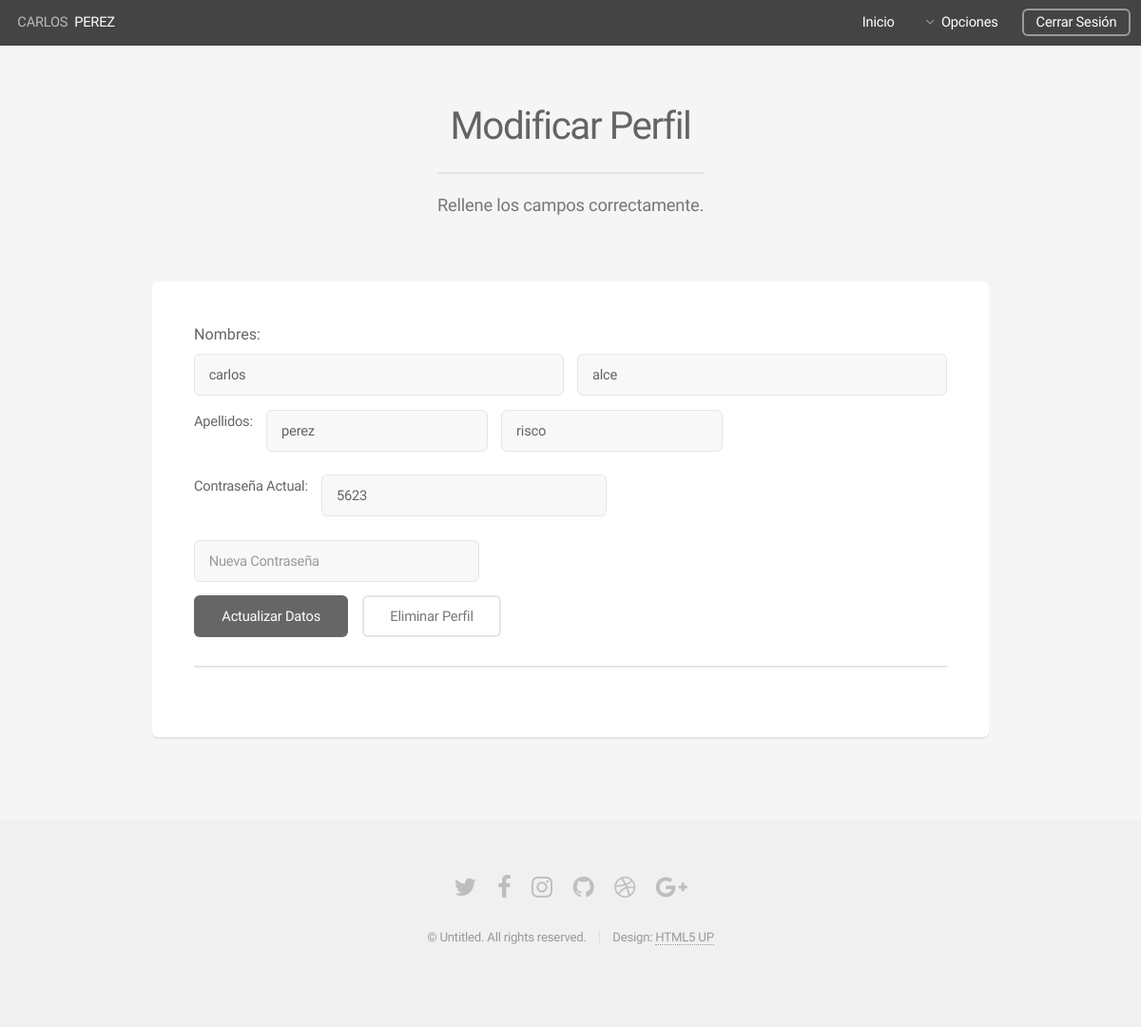
/modify_user.php (signed in), run on an earlier commit of the app's database.
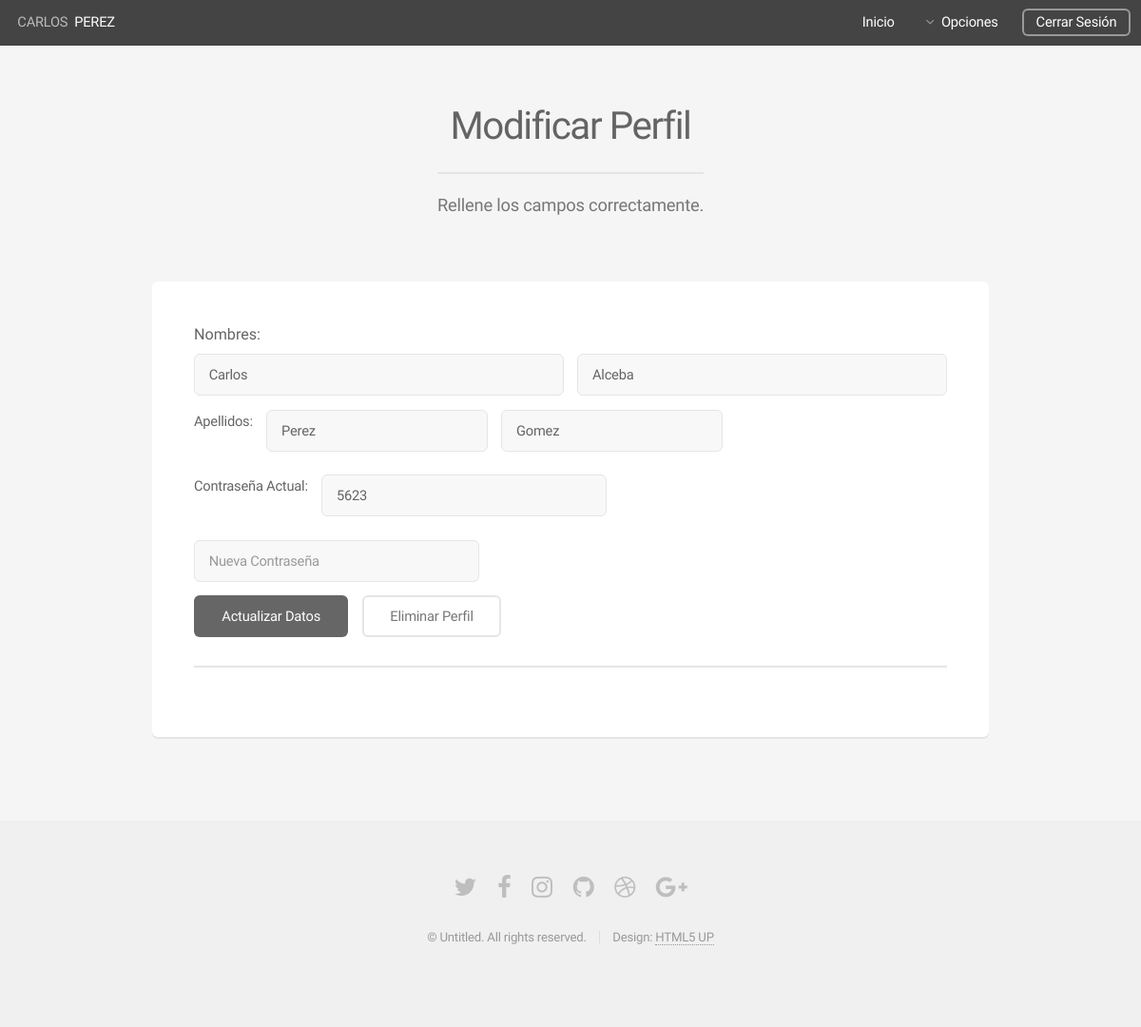
And on a later commit of the database.
### tables this page shows
CREATE TABLE `estudiantes` (
  `id` int(100) NOT NULL,
  `usuario` varchar(100) NOT NULL,
  `contrasenia` varchar(200) NOT NULL,
  `nombre` varchar(200) NOT NULL,
  `apellidos` varchar(200) DEFAULT NULL
);

### modify_user.php (the view, shortened to what this page needs)
<!DOCTYPE HTML>
<?php
$host_db = "localhost";
$user_db = "root";
$pass_db = "";
$db_name = "museo";
if(!empty($_SESSION['user'])){
	$conexion = new mysqli($host_db, $user_db,$pass_db, $db_name);
	$sql="SELECT * FROM estudiantes where usuario='".$_SESSION['user']."'";
	$result = $conexion->query($sql);
	$row = $result->fetch_assoc();
	$row_name =$row['nombre'];
	$row_last_name = $row['apellidos'];
	$oneName = explode(" ",$row_name);
	$oneLastName = explode(" ",$row_last_name);
	$row_password =  $row['contrasenia'];
}else{
}
?>
<html>
	<head>
		<link rel="stylesheet" href="assets/css/main.css" />
	</head>
	<body class="is-preload">
		<div id="page-wrapper">
				<header id="header">
				<?php
					if(!empty($_SESSION['firt_name'])){
						echo " <h1> ".strtoupper($_SESSION['firt_name'])." &nbsp<a href='#'>".strtoupper($_SESSION['f_last_name'])."</a></h1>";
					}else{
						echo"<h1><a href='#'>MUSEUM</a>GO</h1>";
					}
					?>
					<nav id="nav">
						<ul>
							<li><a href="my_student_profile.php">Inicio</a></li>
							<li>
								<a href="#" class="icon fa-angle-down">Opciones</a>
							</li>
							<li><a href="index_user.php" class="button">Cerrar Sesión</a></li>
						</ul>
					</nav>
				</header>
				<section id="main" class="container">
					<header>
						<h2>Modificar Perfil</h2>
						<p>Rellene los campos correctamente.</p>
					</header>
					<div class="row">
						<div class="col-12">
					<div class="row">
						<div class="col-12">
								<section class="box">
									<h4><b>Nombres:<b></h4>
									<form method="post" action="confirm_action.php">
										<div class="row gtr-uniform gtr-50">
											<div class="col-6 col-12-mobilep">
											<?php
												echo "<input type='text' name='first_name' id='name' value='".$oneName[0]."' />";
											?>
											</div>
											<div class="col-6 col-12-mobilep">
											<?php
												echo"<input type='text' name='second_name' id='second_name' value='".$oneName[1]."'  />";
											?>
											</div>
											<p><b>Apellidos:</b></p>
											<div class="row gtr-uniform gtr-50">
											<div class="col-6 col-12-mobilep">
											<?php
												echo "<input type='text' name='first_lastname' id='name' value='".$oneLastName[0]."' />";
											?>
											</div>
											<div class="col-6 col-12-mobilep">
											<?php
												echo"<input type='text' name='second_lastname' id='second_name' value='".$oneLastName[1]."'  />";
											?>
											</div>
											</div>
											<div class="row gtr-uniform gtr-50">
											<p><b>Contraseña Actual:</b></p>
												<div class="col-6 col-12-mobilep">
													<?php
													echo"<input type='text' name='current_pass' id='second_name' value='".$row_password."'  />";
													?>
												</div>
												<div class="col-6 col-12-mobilep">
												<?php
												echo"<input type='text' name='new_password' id='second_name' value=''  placeholder='Nueva Contraseña' />";
												?>
												</div>
											</div>
											<div class="col-12">
												<ul class="actions">
													<li><input type="submit" name="boton" id="actualiza" value="Actualizar Datos" /></li>
													<li><input type="submit" name="boton" id="elimina" value="Eliminar Perfil" class="alt" /></li>
												</ul>
											</div>
										</div>
									</form>
									<hr />
								</section>
						</div>
					</div>
				</section>
				<footer id="footer">
					<ul class="icons">
						<li><a href="#" class="icon fa-twitter"><span class="label">Twitter</span></a></li>
						<li><a href="#" class="icon fa-facebook"><span class="label">Facebook</span></a></li>
						<li><a href="#" class="icon fa-instagram"><span class="label">Instagram</span></a></li>
						<li><a href="#" class="icon fa-github"><span class="label">Github</span></a></li>
						<li><a href="#" class="icon fa-dribbble"><span class="label">Dribbble</span></a></li>
						<li><a href="#" class="icon fa-google-plus"><span class="label">Google+</span></a></li>
					</ul>
					<ul class="copyright">
						<li>&copy; Untitled. All rights reserved.</li><li>Design: <a href="http://html5up.net">HTML5 UP</a></li>
					</ul>
				</footer>
		</div>
	</body>
</html>

What changed in the data, as far as the page shows it:
changed estudiantes: first_name "carlos" → "Carlos"; second_name "alce" → "Alceba"; first_lastname "perez" → "Perez"; second_lastname "risco" → "Gomez"
